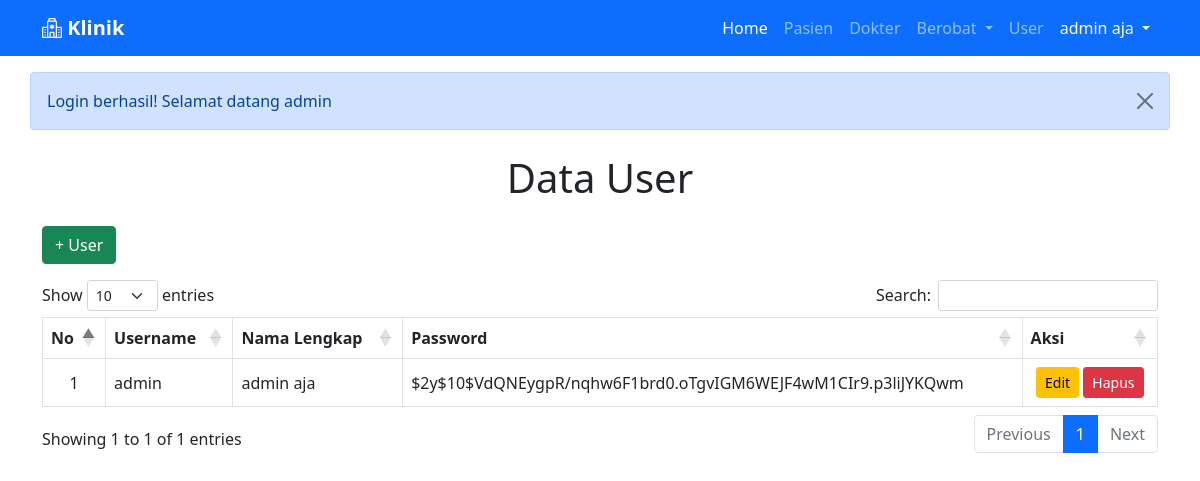
The page /user.php (signed in) on the database its author committed.
### tables this page shows
CREATE TABLE `user` (
  `id_user` int(11) NOT NULL,
  `username` varchar(20) NOT NULL,
  `password` varchar(100) NOT NULL,
  `nama_lengkap` varchar(40) NOT NULL,
  `added_by` varchar(50) NOT NULL,
  `update_by` varchar(50) DEFAULT NULL
);

### user.php (the view, shortened to what this page needs)
<?php include "layout/_header.php"; ?>
<div class="container">
    <h1 class="text-center my-4">Data User</h1>
    <?php if ($logged_in) : ?>
        <button type="button" class="btn btn-success mb-3" data-bs-toggle="modal" data-bs-target="#exampleModal">
            + User
        </button>
    <?php endif ?>
    <div class="table-responsive">
        <table class="table table-bordered table-hover nowrap" id="example">
            <thead>
                <tr class="text-center">
                    <th>No</th>
                    <th>Username</th>
                    <th>Nama Lengkap</th>
                    <?php if ($logged_in) : ?>
                        <th>Password</th>
                        <th>Aksi</th>
                    <?php endif ?>
                </tr>
            </thead>
            <tbody>
                <?php
                $no = 1;
                $query = "SELECT * FROM user";
                $sql = mysqli_query($koneksi, $query);
                while ($user = mysqli_fetch_array($sql)) {
                ?>
                    <tr>
                        <td class="text-center align-middle"><?= $no++ ?></td>
                        <td class="align-middle"><?= $user['username'] ?></td>
                        <td class="align-middle"><?= $user['nama_lengkap'] ?></td>
                        <?php if ($logged_in) : ?>
                            <td class="align-middle"><?= $user['password'] ?></td>
                            <td class="text-center align-middle">
                                <a href="edit_user.php?id_user=<?= base64_encode($user['id_user']) ?>" class="btn btn-warning btn-sm">Edit</a>
                                <a href="__controller.php?id_user=<?= base64_encode($user['id_user']) ?>" class="btn btn-danger btn-sm" onclick="return confirm('Apakah anda yakin ingin menghapus data user <?= $user['nama_lengkap'] ?> ?')">Hapus</a>
                            </td>
                        <?php endif ?>
                    </tr>
                <?php } ?>
            </tbody>
        </table>
    </div>
</div>
<?php include "layout/_footer.php"; ?>

### rows shown on the page
user: username "admin", nama_lengkap "admin aja", password "$2y$10$VdQNEygpR/nqhw6F1brd0.oTgvIGM6WEJF4wM1CIr9.p3liJYKQwm"

### other values the page prints
$nama_lengkap "admin aja"
$_SESSION['success'] "Login berhasil! Selamat datang admin"
